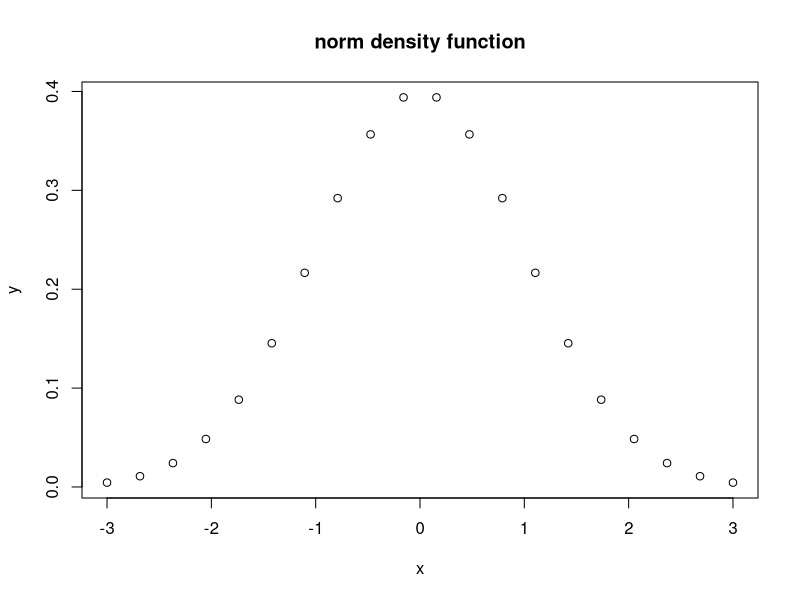
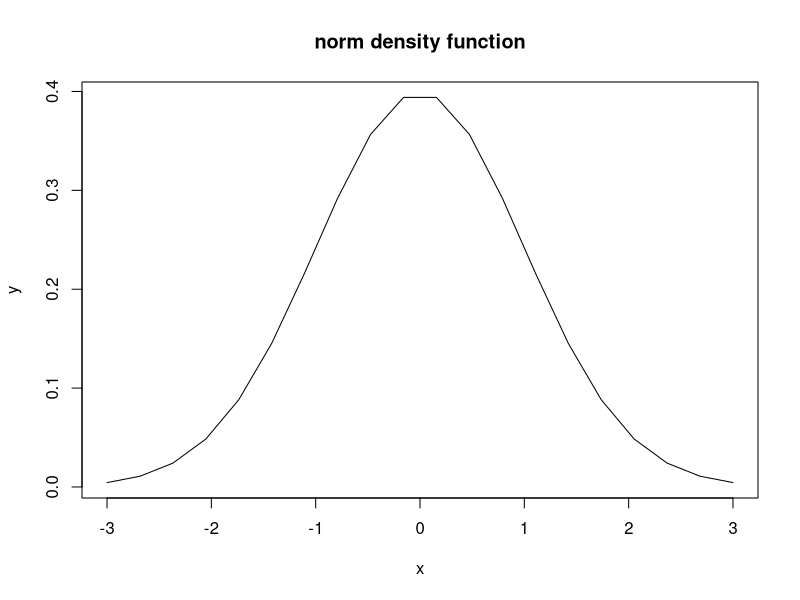
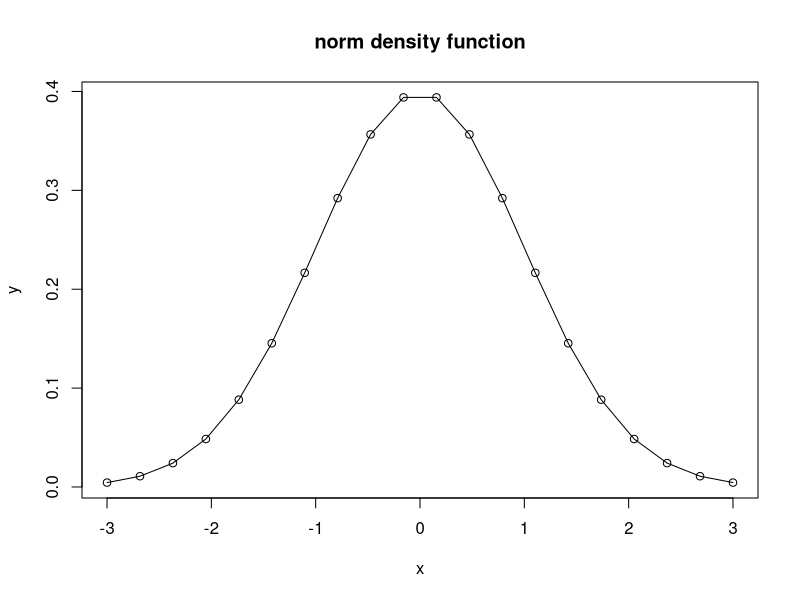
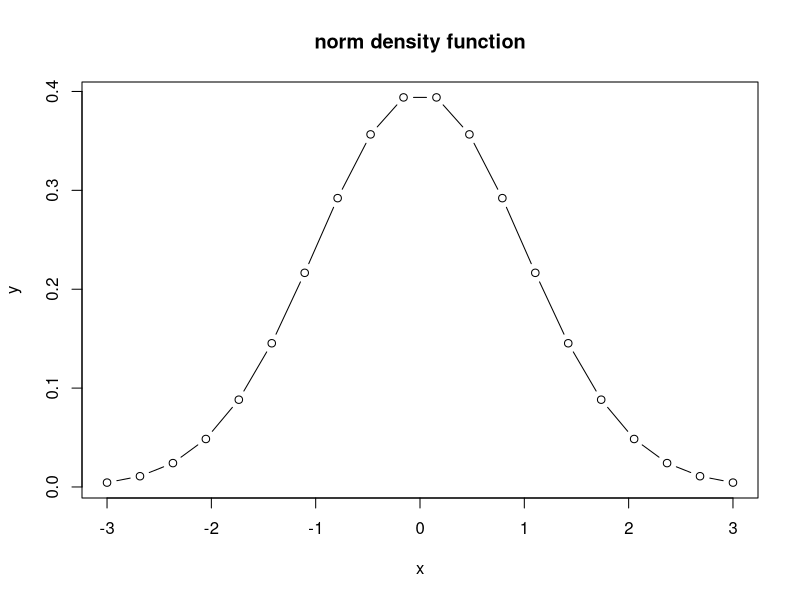

Reproduce these figures in R, in order.
x <- seq(-3, 3, len=20); y <- dnorm(x)
w <- data.frame(x,y)
par(mfcol<-c(2,2))
plot(y~x, w, main="norm density function")
plot(y~x, w, type="l", main="norm density function")
plot(y~x, w, type="o", main="norm density function")
plot(y~x, w, type="b", main="norm density function")
par(mfcol=c(1,1))
